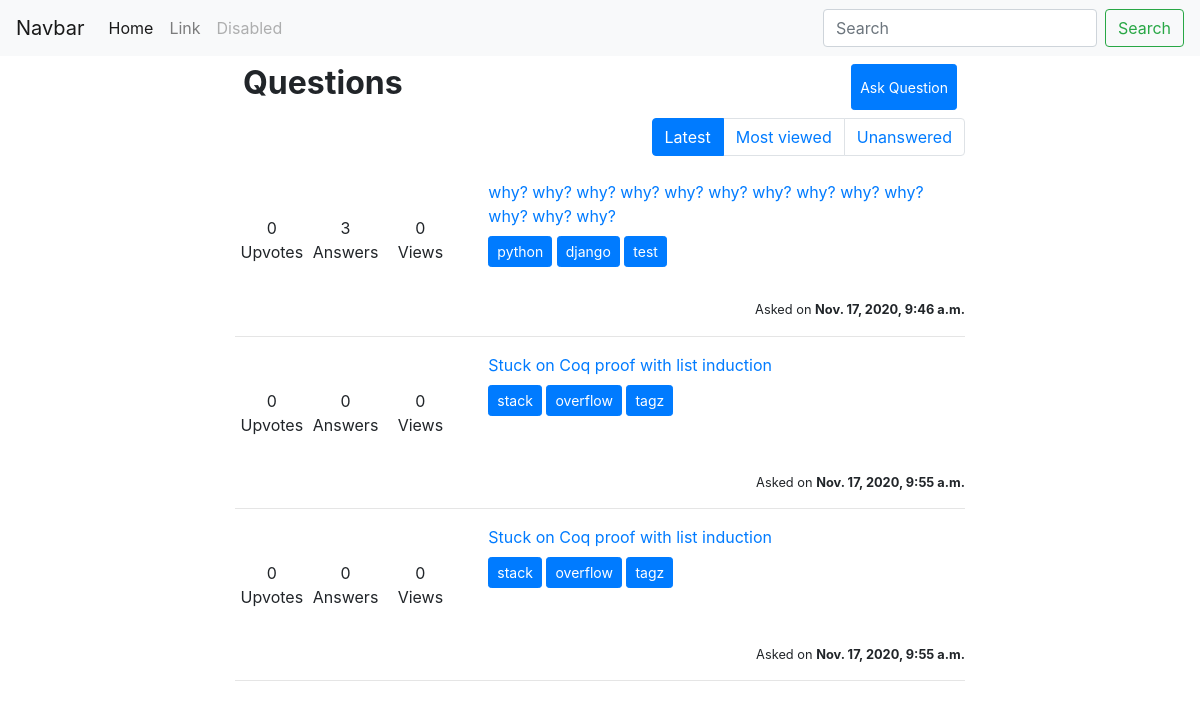
The page / on the database its author committed.
### main/models.py (models this page shows)
class Questions(models.Model):
    title = models.CharField(max_length=long_len)
    ques_content = models.TextField()
    tags = models.ManyToManyField(Tags)
    upvotes = models.ManyToManyField(settings.AUTH_USER_MODEL, related_name='user_upvote')
    downvotes = models.ManyToManyField(settings.AUTH_USER_MODEL, related_name='user_downvote')
    answers = models.ManyToManyField('main.Answer', related_name='answers')
    author = models.ForeignKey(settings.AUTH_USER_MODEL, on_delete=models.CASCADE, blank=False)
    views = models.IntegerField(default=0)
    is_answered = models.BooleanField(default=False)
    created_at = models.DateTimeField(auto_now_add=True)
    updated_at = models.DateTimeField(auto_now=True)
    votes = models.IntegerField(default=0)

class Tags(models.Model):
    tag_word = models.CharField(max_length=medium_len, unique = True)

### main/views.py (the view)
# urls.py: path('', views.questions, name = 'name_questions'),
def questions(request):
    all_questions = Questions.objects.all()
    return render(request, 'main/questions.html',{'all_questions':all_questions})

### main/templates/main/questions.html (shortened to what this page needs)
<!DOCTYPE html>
<html lang="en">
<head>
    <link rel="stylesheet" href="https://cdn.jsdelivr.net/npm/bootstrap@4.5.3/dist/css/bootstrap.min.css">
    <link rel="stylesheet" href="./home.css">
</head>
<body>
    <nav class="navbar navbar-expand-lg navbar-light bg-light">
        <a class="navbar-brand" href="#">Navbar</a>
        <div class="collapse navbar-collapse" id="navbarTogglerDemo03">
          <ul class="navbar-nav mr-auto mt-2 mt-lg-0">
            <li class="nav-item active">
              <a class="nav-link" href="#">Home <span class="sr-only">(current)</span></a>
            </li>
            <li class="nav-item">
              <a class="nav-link" href="#">Link</a>
            </li>
            <li class="nav-item">
              <a class="nav-link disabled" href="#" tabindex="-1" aria-disabled="true">Disabled</a>
            </li>
          </ul>
          <form class="form-inline my-2 my-lg-0">
            <input class="form-control mr-sm-2" type="search" placeholder="Search" aria-label="Search">
            <button class="btn btn-outline-success my-2 my-sm-0" type="submit">Search</button>
          </form>
        </div>
      </nav>
    <div class="container">
        <div class="row">
            <div class="col-12 col-md-2"></div>
            <div class="col-12 col-md-8">
                <div style="display: flex;justify-content: space-between;" class="p-2">
                    <h2><b>Questions</b></h2>
                    <button onclick="location.href='{% url 'name_askquestion' %}'" class="btn btn-primary btn-sm" type="submit">
                        Ask Question
                    </button>
                </div>
                <div style="display: flex;flex-direction: row;justify-content: end;">
                    <nav aria-label="">
                        <ul class="pagination pagination-md">
                          <li class="page-item active" aria-current="page">
                            <span class="page-link">
                              Latest
                            </span>
                          </li>
                          <li class="page-item"><a class="page-link" href="#">Most viewed</a></li>
                          <li class="page-item"><a class="page-link" href="#">Unanswered</a></li>
                        </ul>
                    </nav>
                </div>
                {% for q in all_questions %}
                <div class="row mt-2">
                    <div class="col-12 col-md-4">
                        <div style="height:120px;display: flex;flex-direction: row;justify-content: center;align-items: center;" class="text-center">
                            <div style="flex: 0.33;">{{q.upvotes.all.count}}<br>Upvotes</div>
                            <div style="flex: 0.33;">{{q.answers.all.count}}<br>Answers</div>
                            <div style="flex: 0.34;">{{q.views}}<br>Views</div>
                        </div>
                    </div>
                    <div class="col-12 col-md-8">
                        <div style="max-height: 70px;overflow: hidden;" class="mb-2">
                          <a href="{% url 'name_questionsingle' q.pk %}">{{q.title}}</a>
                        </div>
                        <div style="max-height: 40px;overflow: hidden;" class="mb-2">
                          {% for t in q.tags.all %}
                            <button class="btn btn-primary btn-sm" type="submit">{{t.tag_word}}</button>
                          {% endfor %}
                        </div>
                    </div>
                </div>
                <div style="display: flex;justify-content:flex-end; ">
                    <small>Asked on <b> {{q.created_at}}</b> </small>
                </div>
                <hr>
                {% endfor %}
            </div>
            <div class="col-12 col-md-2"></div>
        </div>
    </div>
</body>
</html>

### rows shown on the page
Questions: upvotes.all.count "0", answers.all.count "3", views "0", title "why? why? why? why? why? why? why? why? why? why? why? why? why?", created_at "Nov. 17, 2020, 9:46 a.m."
Tags: tag_word "python"
Tags: tag_word "django"
Tags: tag_word "test"
Questions: upvotes.all.count "0", answers.all.count "0", views "0", title "Stuck on Coq proof with list induction", created_at "Nov. 17, 2020, 9:55 a.m."
Tags: tag_word "stack"
Tags: tag_word "overflow"
Tags: tag_word "tagz"
Questions: upvotes.all.count "0", answers.all.count "0", views "0", title "Stuck on Coq proof with list induction", created_at "Nov. 17, 2020, 9:55 a.m."
